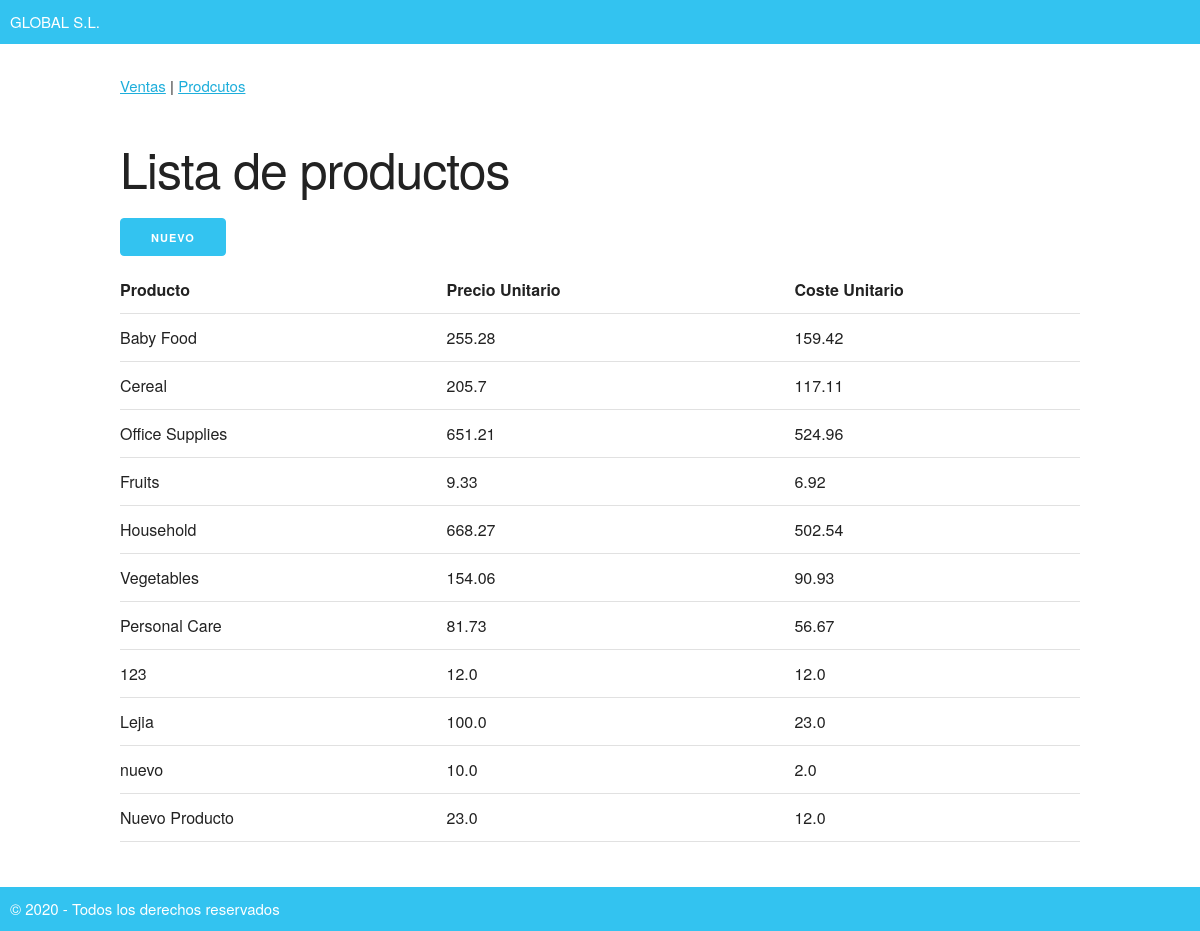
Before: /productos with the older database file.
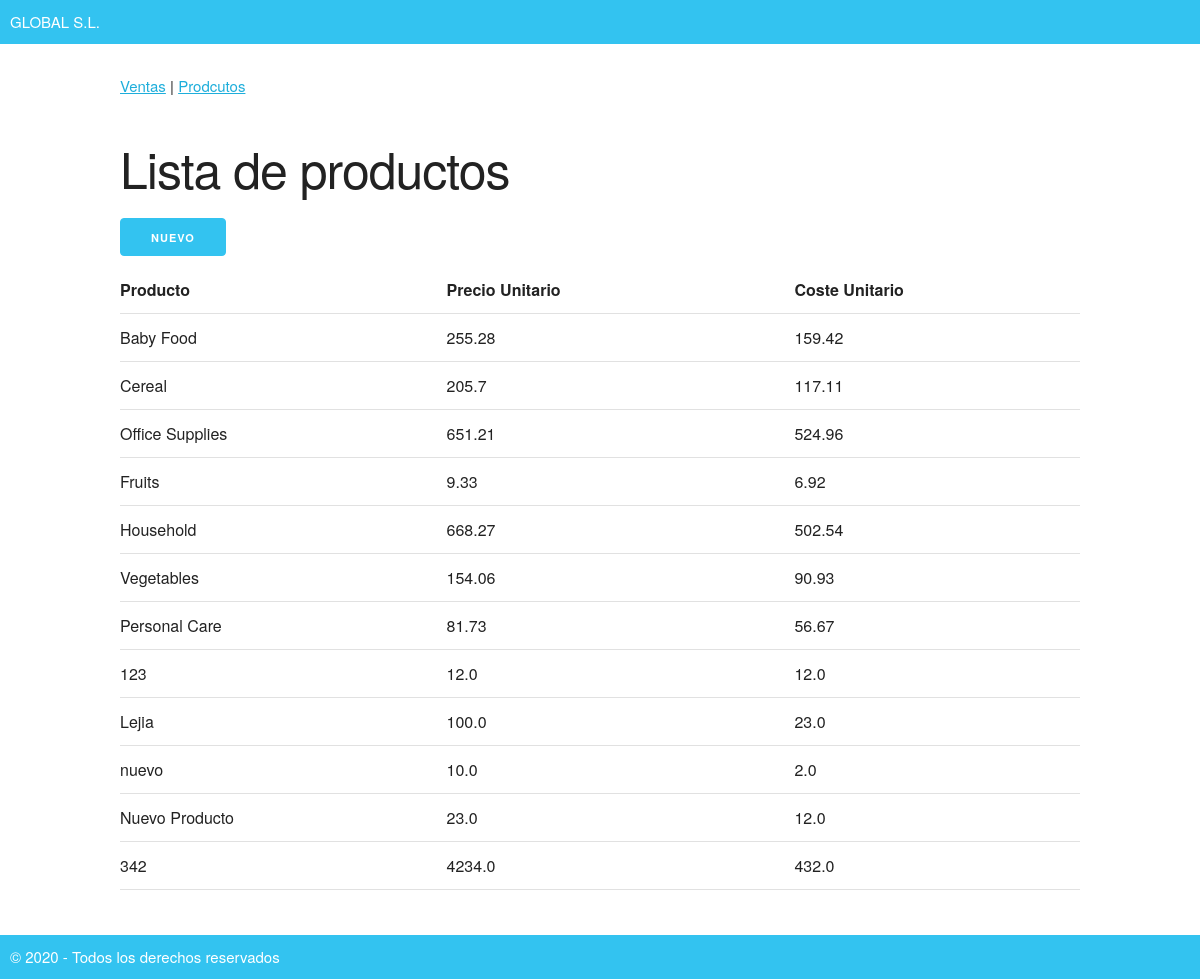
After: the same page with the newer database file.
### tables this page shows
CREATE TABLE "productos" (
	"id"	INTEGER UNIQUE,
	"tipo_producto"	TEXT NOT NULL UNIQUE,
	"precio_unitario"	REAL NOT NULL,
	"coste_unitario"	REAL NOT NULL,
	PRIMARY KEY("id" AUTOINCREMENT)
);

### the_app/routes.py (the view)
@app.route("/productos")
def productos():
    conn = sqlite3.connect(BASE_DATOS)
    cur = conn.cursor()
    query = "SELECT id, tipo_producto, precio_unitario, coste_unitario FROM productos;"
    productos = cur.execute(query).fetchall()
    conn.close()
    return render_template ('productos.html', productos=productos)

### the_app/templates/productos.html (shortened to what this page needs)
{% extends 'base.html' %}
{% block contenido %}
    <h1>Lista de productos</h1>
    <a class='button button-primary' href="/addproducto">Nuevo</a>
    <table class="u-full-width">
        <tr>
            <th>Producto</th>
            <th>Precio Unitario</th>
            <th>Coste Unitario</th>
        </tr>
        {% for producto in productos %}
        <tr>
            <td class="producto">{{ producto[1] }}</td>
            <td class="numero">{{ producto[2] }}</td>
            <td class="numero">{{ producto[3] }}</td>
        </tr>
        {% endfor %}
    </table>
{% endblock %}

### the_app/templates/base.html (shortened to what this page needs)
<html lang="en">
<head>
    <link rel="stylesheet" href="/static/normalize.css">
    <link rel="stylesheet" href="/static/skeleton.css">
    <link rel="stylesheet" href="/static/styles.css">
</head>
<body>
    <header>
        GLOBAL S.L.
    </header>
    <section class="container">
        <div class="menu">
            <a href="/"> Ventas</a> | <a href="/productos">Prodcutos</a>
        </div>
        {% block contenido %}{% endblock %}
    </section>
    <footer>
        &copy; 2020 - Todos los derechos reservados
    </footer>
</body>
</html>

### the_app/static/skeleton.css (style rules this page uses)
.container { position: relative; width: 100%; max-width: 960px; margin: 0 auto; padding: 0 20px; box-sizing: border-box; }
@media (min-width: 400px) { .container { width: 85%; padding: 0; } }
@media (min-width: 550px) { .container { width: 80%; } }
html { font-size: 62.5%; }
body { font-size: 1.5em; line-height: 1.6; font-weight: 400; font-family: "Raleway", "HelveticaNeue", "Helvetica Neue", Helvetica, Arial, sans-serif; color: #222; }
h1, h2, h3, h4, h5, h6 { margin-top: 0; margin-bottom: 2rem; font-weight: 300; }
h1 { font-size: 4.0rem; line-height: 1.2; letter-spacing: -.1rem; }
@media (min-width: 550px) { h1 { font-size: 5.0rem; } }
a { color: #1EAEDB; }
.button, button, input[type="submit"], input[type="reset"], input[type="button"] { display: inline-block; height: 38px; padding: 0 30px; color: #555; text-align: center; font-size: 11px; font-weight: 600; line-height: 38px; letter-spacing: .1rem; text-transform: uppercase; text-decoration: none; white-space: nowrap; background-color: transparent; border-radius: 4px; border: 1px solid #bbb; cursor: pointer; box-sizing: border-box; }
.button.button-primary, button.button-primary, input[type="submit"].button-primary, input[type="reset"].button-primary, input[type="button"].button-primary { color: #FFF; background-color: #33C3F0; border-color: #33C3F0; }
th, td { padding: 12px 15px; text-align: left; border-bottom: 1px solid #E1E1E1; }
th:first-child, td:first-child { padding-left: 0; }
th:last-child, td:last-child { padding-right: 0; }
button, .button { margin-bottom: 1rem; }
pre, blockquote, dl, figure, table, p, ul, ol, form { margin-bottom: 2.5rem; }
.u-full-width { width: 100%; box-sizing: border-box; }
.container:after, .row:after, .u-cf { content: ""; display: table; clear: both; }

### the_app/static/styles.css (style rules this page uses)
header,footer { padding: 10px; background-color: #33c3f0; color:white }
header { margin-bottom: 20px; }
footer { margin-top: 20px; }
.menu { padding-top: 10px; padding-bottom: 40px; }

Changed rows visible on the page:
added productos: tipo_producto "342", precio_unitario "4234.0", coste_unitario "432.0"
